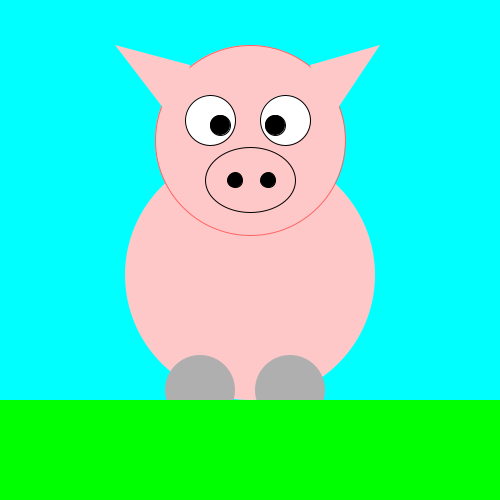
Frame 1 (no input)
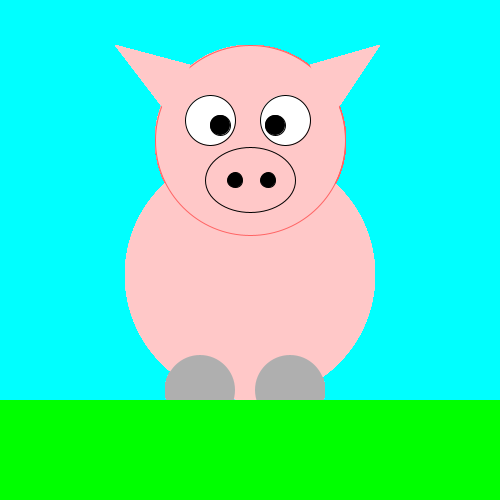
Frame 60 (the mouse pressed at the canvas centre just before this capture)
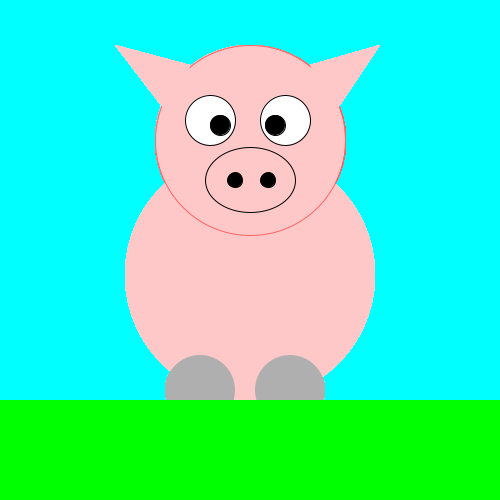
Frame 120 (the mouse held since frame 60 and released just before this capture)

The Processing sketch that drew these frames (run headless with seeded random() and noise(); from frame 60 on, the mouse is pressed at the canvas centre):

// Processing sketch: processing_69770
// ── processing_69770.pde

/*****************************************
 * Assignment 1
 * Name:        Karunya Venugopal
 * E-mail:      kvenugopal@brynmawr.edu
 * Course:      CS 110 - Section 01
 * Submitted:   9/11/2011
 * 
 * The main driver program for project 1. 
 * This program creates a sketch of a pig 
 * by making use of drawing primitives
 * learned in class this week. 
 *
***********************************************/
void setup () 
{
   size (500,500);
   
   //make background cyan
   background (0,255,255,200); 
}

void draw() 
{ 
  //make pink ellipse centered (on x-axis) about 2/3 down (on y-axis)
  noStroke ();
  smooth ();
  fill (255,200,200);
  ellipseMode (CORNERS);
  ellipse (125,150,375,400);
  
  //make a gray ellipse centered at the base of left half of pink ellipse
  fill (175);
  ellipseMode (CENTER);
  ellipse (200,390,70,70);
  
  //make a gray ellipse centered at the base of right half of pink ellipse
  ellipse (290,390,70,70);
  
  //make a green rectangle at bottom of screen with width 500 and height 100
  fill (0,255,0);
  rect (0,400,500,100);
  
  //make outlined pink ellipse centered (on x-axis) and about 1/3 down (on y-axis)
  fill (255,200,200);
  stroke (255,100,100);
  ellipse (250,140,190,190);
  
  //make white ellipse in upper left-hand corner of outlined pink ellipse
  fill (255);
  stroke (0);
  ellipse (210,120,50,50);
  
   //make white ellipse in upper right-hand corner of outlined pink ellipse
   ellipse (285,120,50,50);
   
   //make black ellipse in lower right-hand corner of left white ellipse
   fill (0);
   ellipse (220,125,20,20);
   
   //make black ellipse in lower left-hand corner of right white ellipse
   ellipse (275,125,20,20);
   
   //make an outlined ellipse centered (on x-axis) on bottom half of outlined pink ellipse
   fill (255,200,200);
  stroke (0);
  ellipse (250,180,90,65);
  
  //make black ellipse in the center of the left half of recent ellipse
  fill (0);
  ellipse (235,180,15,15);
  
  //make black ellipse in the center of the right half of recent ellipse
  ellipse (268,180,15,15);
  
  //make tilted triangle on left top of outlined pink ellipse
  noStroke ();
  fill (255,200,200);
  triangle (115,45,180,130,190,65);
  
  //make tilted triangle on right top of outlined pink ellipse
  triangle (380,45,330,120,310,65);
} 
